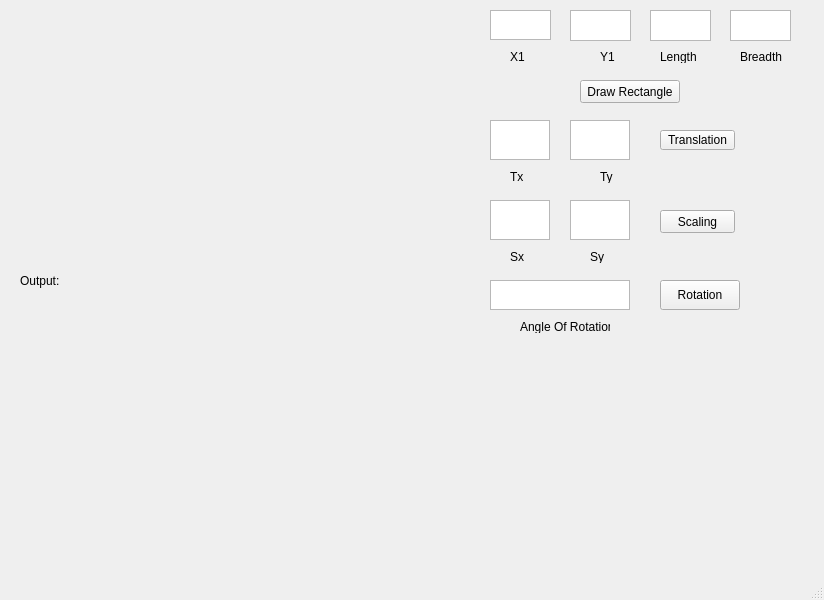
<?xml version="1.0" encoding="UTF-8"?>
<ui version="4.0">
 <class>Assignment_No_9</class>
 <widget class="QMainWindow" name="Assignment_No_9">
  <property name="geometry">
   <rect>
    <x>0</x>
    <y>0</y>
    <width>824</width>
    <height>600</height>
   </rect>
  </property>
  <property name="windowTitle">
   <string>Assignment_No_9</string>
  </property>
  <widget class="QWidget" name="centralwidget">
   <widget class="QLabel" name="label">
    <property name="geometry">
     <rect>
      <x>20</x>
      <y>10</y>
      <width>421</width>
      <height>541</height>
     </rect>
    </property>
    <property name="text">
     <string>Output:</string>
    </property>
   </widget>
   <widget class="QPushButton" name="pushButton">
    <property name="geometry">
     <rect>
      <x>580</x>
      <y>80</y>
      <width>100</width>
      <height>23</height>
     </rect>
    </property>
    <property name="text">
     <string>Draw Rectangle</string>
    </property>
   </widget>
   <widget class="QTextEdit" name="textEdit">
    <property name="geometry">
     <rect>
      <x>490</x>
      <y>10</y>
      <width>61</width>
      <height>30</height>
     </rect>
    </property>
    <property name="html">
     <string>&lt;!DOCTYPE HTML PUBLIC &quot;-//W3C//DTD HTML 4.0//EN&quot; &quot;http://www.w3.org/TR/REC-html40/strict.dtd&quot;&gt;
&lt;html&gt;&lt;head&gt;&lt;meta name=&quot;qrichtext&quot; content=&quot;1&quot; /&gt;&lt;style type=&quot;text/css&quot;&gt;
p, li { white-space: pre-wrap; }
&lt;/style&gt;&lt;/head&gt;&lt;body style=&quot; font-family:'MS Shell Dlg 2'; font-size:8.25pt; font-weight:400; font-style:normal;&quot;&gt;
&lt;p style=&quot;-qt-paragraph-type:empty; margin-top:0px; margin-bottom:0px; margin-left:0px; margin-right:0px; -qt-block-indent:0; text-indent:0px;&quot;&gt;&lt;br /&gt;&lt;/p&gt;&lt;/body&gt;&lt;/html&gt;</string>
    </property>
   </widget>
   <widget class="QTextEdit" name="textEdit_2">
    <property name="geometry">
     <rect>
      <x>570</x>
      <y>10</y>
      <width>61</width>
      <height>31</height>
     </rect>
    </property>
   </widget>
   <widget class="QTextEdit" name="textEdit_3">
    <property name="geometry">
     <rect>
      <x>650</x>
      <y>10</y>
      <width>61</width>
      <height>31</height>
     </rect>
    </property>
   </widget>
   <widget class="QTextEdit" name="textEdit_4">
    <property name="geometry">
     <rect>
      <x>730</x>
      <y>10</y>
      <width>61</width>
      <height>31</height>
     </rect>
    </property>
   </widget>
   <widget class="QLabel" name="label_2">
    <property name="geometry">
     <rect>
      <x>510</x>
      <y>50</y>
      <width>20</width>
      <height>13</height>
     </rect>
    </property>
    <property name="text">
     <string>X1</string>
    </property>
   </widget>
   <widget class="QLabel" name="label_3">
    <property name="geometry">
     <rect>
      <x>600</x>
      <y>50</y>
      <width>47</width>
      <height>13</height>
     </rect>
    </property>
    <property name="text">
     <string>Y1</string>
    </property>
   </widget>
   <widget class="QLabel" name="label_4">
    <property name="geometry">
     <rect>
      <x>660</x>
      <y>50</y>
      <width>47</width>
      <height>13</height>
     </rect>
    </property>
    <property name="text">
     <string>Length</string>
    </property>
   </widget>
   <widget class="QLabel" name="label_5">
    <property name="geometry">
     <rect>
      <x>740</x>
      <y>50</y>
      <width>47</width>
      <height>13</height>
     </rect>
    </property>
    <property name="text">
     <string>Breadth</string>
    </property>
   </widget>
   <widget class="QTextEdit" name="textEdit_5">
    <property name="geometry">
     <rect>
      <x>490</x>
      <y>120</y>
      <width>60</width>
      <height>40</height>
     </rect>
    </property>
   </widget>
   <widget class="QTextEdit" name="textEdit_7">
    <property name="geometry">
     <rect>
      <x>570</x>
      <y>120</y>
      <width>60</width>
      <height>40</height>
     </rect>
    </property>
   </widget>
   <widget class="QLabel" name="label_6">
    <property name="geometry">
     <rect>
      <x>510</x>
      <y>170</y>
      <width>47</width>
      <height>13</height>
     </rect>
    </property>
    <property name="text">
     <string>Tx</string>
    </property>
   </widget>
   <widget class="QLabel" name="label_7">
    <property name="geometry">
     <rect>
      <x>600</x>
      <y>170</y>
      <width>40</width>
      <height>13</height>
     </rect>
    </property>
    <property name="text">
     <string>Ty</string>
    </property>
   </widget>
   <widget class="QPushButton" name="pushButton_2">
    <property name="geometry">
     <rect>
      <x>660</x>
      <y>130</y>
      <width>75</width>
      <height>20</height>
     </rect>
    </property>
    <property name="text">
     <string>Translation</string>
    </property>
   </widget>
   <widget class="QTextEdit" name="textEdit_6">
    <property name="geometry">
     <rect>
      <x>490</x>
      <y>200</y>
      <width>60</width>
      <height>40</height>
     </rect>
    </property>
   </widget>
   <widget class="QLabel" name="label_8">
    <property name="geometry">
     <rect>
      <x>510</x>
      <y>250</y>
      <width>20</width>
      <height>13</height>
     </rect>
    </property>
    <property name="text">
     <string>Sx</string>
    </property>
   </widget>
   <widget class="QPushButton" name="pushButton_3">
    <property name="geometry">
     <rect>
      <x>660</x>
      <y>210</y>
      <width>75</width>
      <height>23</height>
     </rect>
    </property>
    <property name="text">
     <string>Scaling</string>
    </property>
   </widget>
   <widget class="QTextEdit" name="textEdit_8">
    <property name="geometry">
     <rect>
      <x>570</x>
      <y>200</y>
      <width>60</width>
      <height>40</height>
     </rect>
    </property>
   </widget>
   <widget class="QLabel" name="label_9">
    <property name="geometry">
     <rect>
      <x>590</x>
      <y>250</y>
      <width>20</width>
      <height>13</height>
     </rect>
    </property>
    <property name="text">
     <string>Sy</string>
    </property>
   </widget>
   <widget class="QTextEdit" name="textEdit_9">
    <property name="geometry">
     <rect>
      <x>490</x>
      <y>280</y>
      <width>140</width>
      <height>30</height>
     </rect>
    </property>
   </widget>
   <widget class="QLabel" name="label_10">
    <property name="geometry">
     <rect>
      <x>520</x>
      <y>320</y>
      <width>90</width>
      <height>13</height>
     </rect>
    </property>
    <property name="text">
     <string>Angle Of Rotation</string>
    </property>
   </widget>
   <widget class="QPushButton" name="pushButton_4">
    <property name="geometry">
     <rect>
      <x>660</x>
      <y>280</y>
      <width>80</width>
      <height>30</height>
     </rect>
    </property>
    <property name="text">
     <string>Rotation</string>
    </property>
   </widget>
  </widget>
  <widget class="QMenuBar" name="menubar">
   <property name="geometry">
    <rect>
     <x>0</x>
     <y>0</y>
     <width>824</width>
     <height>21</height>
    </rect>
   </property>
  </widget>
  <widget class="QStatusBar" name="statusbar"/>
 </widget>
 <resources/>
 <connections/>
</ui>
